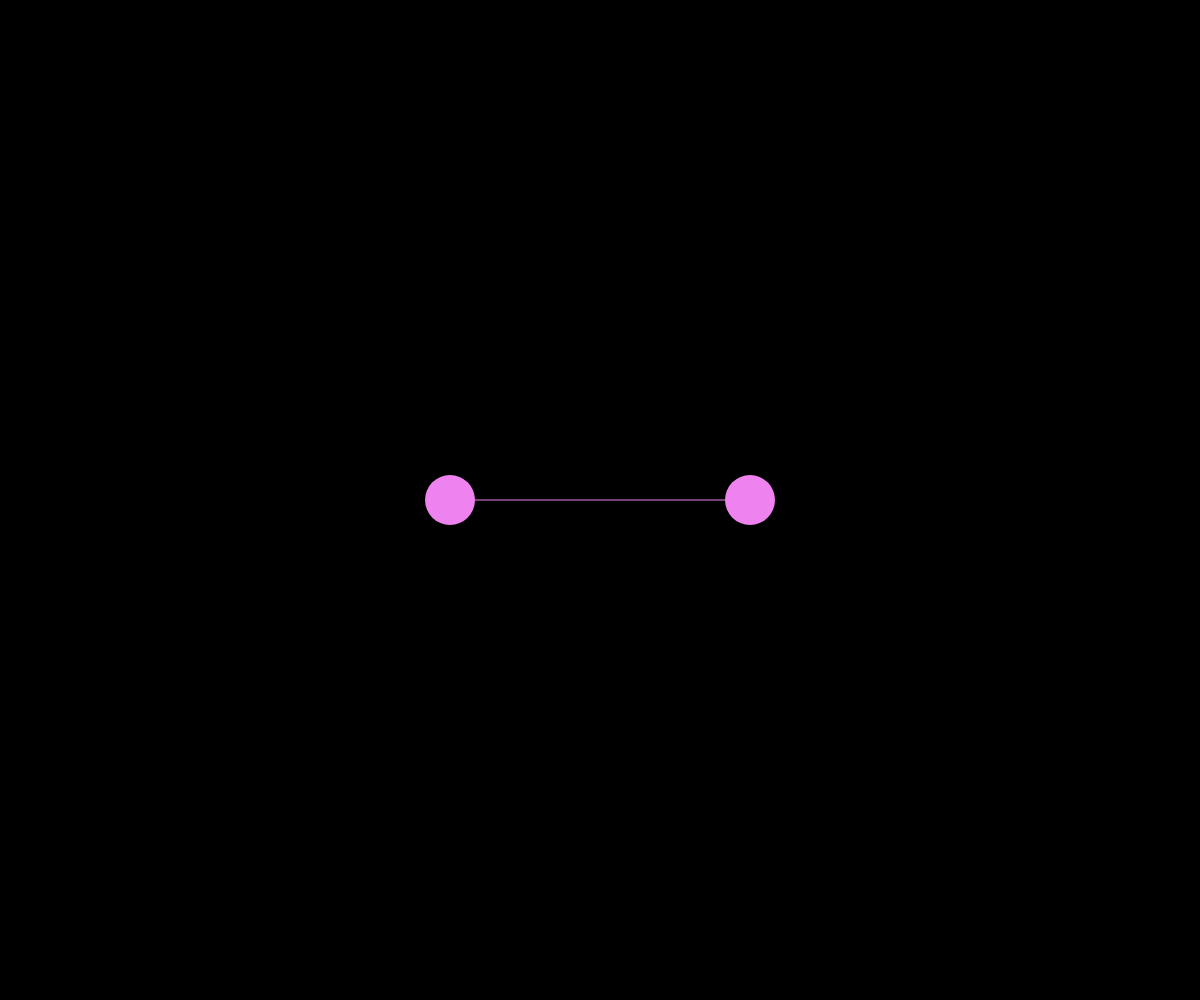
Frame 1 (no input)
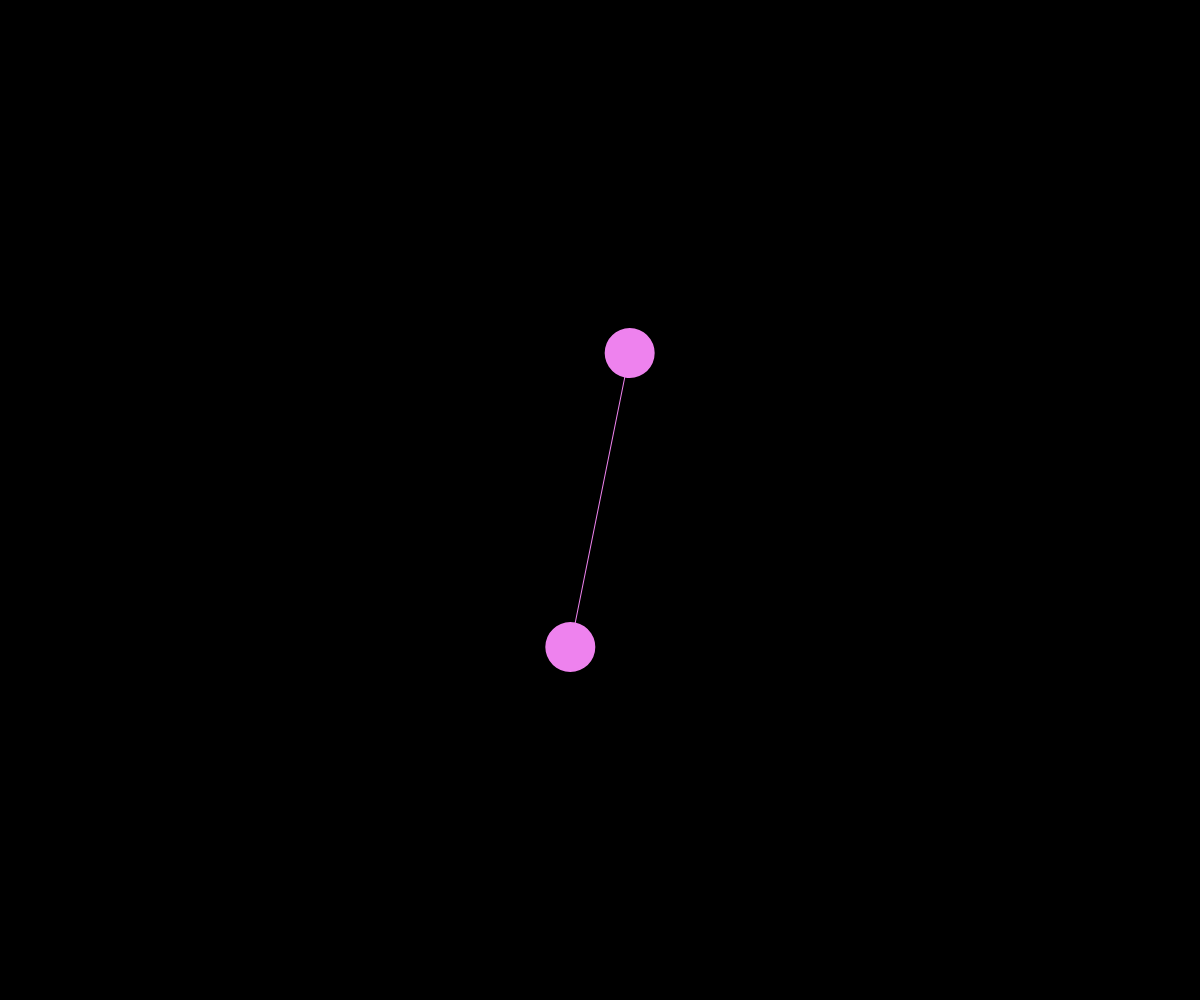
Frame 60 (no input)
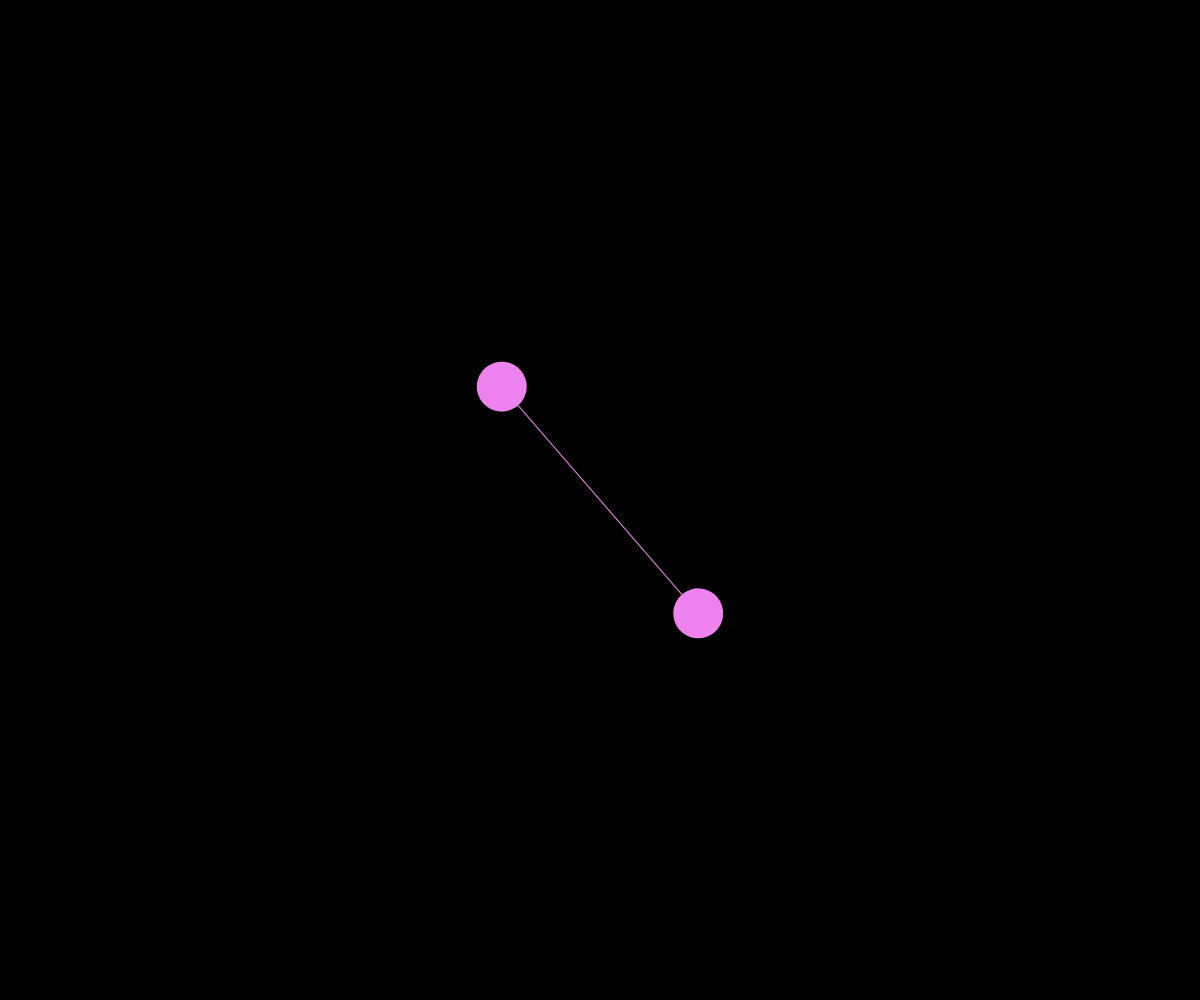
Frame 120 (the mouse pressed at the canvas centre since frame 60)

The p5.js sketch that drew these frames (run headless with seeded random() and noise() and a simulated clock; from frame 60 on, the mouse is pressed at the canvas centre):

// p5.js sketch
// ── sketch.js
// ------------------------------------------------- //
// 06/04/2018
// Evan MacHale - N00150552
// Interactive Graphics Module Year 3
// The Nature of Code by Daniel Shiffman
// Oscillation // Introduction to Angles w/ Motion
// http://natureofcode.com/book/chapter-3-oscillation/
// ------------------------------------------------- //
var angle = 0;
var aVelocity = 0;
var aAcceleration = 0.001;

function setup() {
  createCanvas(windowWidth,windowHeight);
  background(0);
}

function draw() {
  background(0);

  fill('violet');
  // Draws from centre of shapes
  rectMode(CENTER);
  translate(width/2,height/2);
  // Rotates shapes by param
  rotate(angle);
  stroke('violet');
  line(-150,0,150,0);
  noStroke();
  ellipse(150,0,50,50);
  ellipse(-150,0,50,50);
  // Introduction of new formula
  aVelocity += aAcceleration;
  angle += aVelocity;
}
